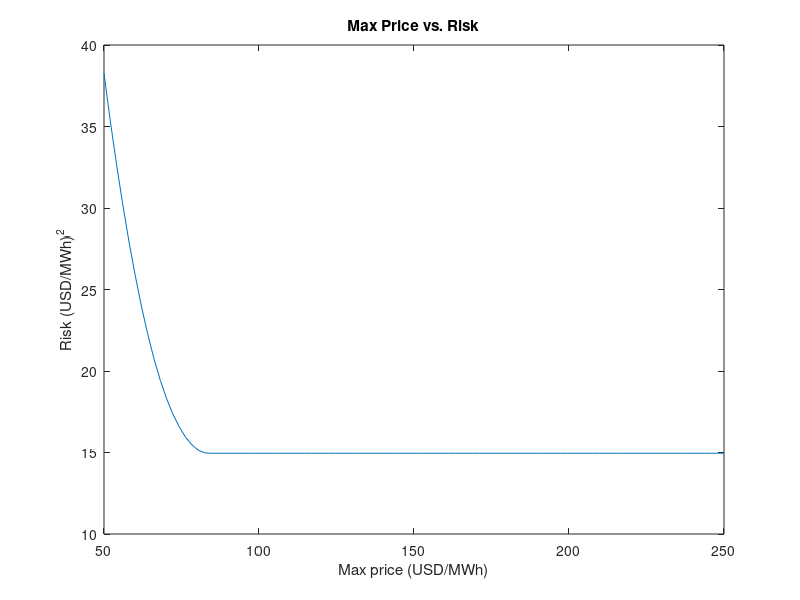

Here is the MATLAB script that generated this plot:
% Carlin Liao
% CEE 191 Lab 2

%% initialize and construct

currentGeneration = 199; % MWh
expectedPrice =     [140 68 90 103 96 45 160 100];  % $/MWh
sigmaPrice =        [23 20 10 6 20 7 32 35];        % $/MWh
maxCost =           80; % $ / MWh

H = diag(2*sigmaPrice.^2,0);
f = zeros(8,1);
A = diag(ones(1,8),0).*-1; % mix proportion has to be greater than 0
A = [A; expectedPrice]; % proportions have to be below price max
b = [zeros(8,1); maxCost];
Aeq = ones(1,8); % mix proportions have to sum to 1
beq = 1;

%% 2

[mix2022,risk2022] = quadprog(H,f,A,b,Aeq,beq);
cost2022 = sum(mix2022.*expectedPrice');

%% 3

currentMix = [6 5.4 44 9.2 2.6 4.4 6.0 8.2]'./100; % percentages, sum!=100
risk3 = (1/2)*currentMix'*H*currentMix;
cost3 = sum(currentMix.*expectedPrice');

%% 4

x4 = linspace(50,250,100);
b4temp = b;
risk4 = x4.*0;
risk4min = risk2022;
mix4min = mix2022;
for i = 1:length(x4)
    b4temp(9) = x4(i);
    [mix4temp,risk4(i)] = quadprog(H,f,A,b4temp,Aeq,beq);
    if risk4(i) < risk4min
        risk4min = risk4(i);
        mix4min = mix4temp;
    end
end
plot(x4,risk4)
xlabel('Max price (USD/MWh)')
ylabel('Risk (USD/MWh)^2')
title('Max Price vs. Risk')
cost4min = sum(mix4min.*expectedPrice');

%% 5

peakFutureGen = 250; % MWh

A5 = A;
b5 = b;

A5 = [A5; [0 0 0 0 1 1 1 1]*-1 ]; % 33% renewable constraint
b5 = [b5; -0.33];
A5 = [A5; diag(ones(1,8),0).*peakFutureGen ]; % new maximum constraints
b5 = [b5; [40 50 150 35 30 40 240 60]' ];
[mix5,risk5] = quadprog(H,f,A5,b5,Aeq,beq);
